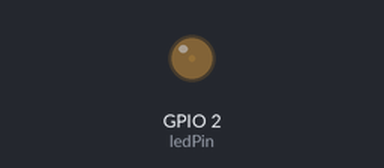
A sketch run on a simulated ESP32. Parts: output pins drawn as LEDs (lit = HIGH). What the sketch prints to the serial monitor is not drawn.

Above: at 0.05 s.
At 1.15 s:
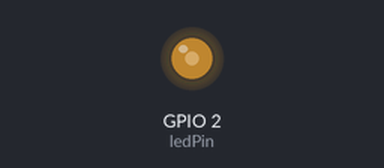
At 2.3 s:
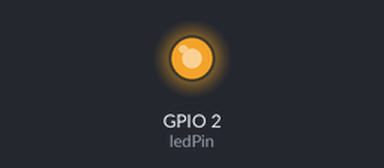
At 4.6 s:
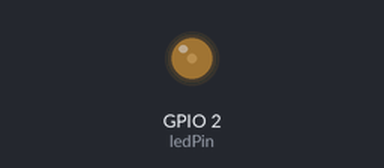
Timing chart, 0 to 6.7 s (numbered marks = the images above):
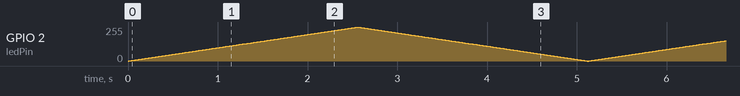

The sketch:

lab03breathing_light.ino
```cpp
// 定义LED引脚
const int ledPin = 2;

// 设置PWM属性
const int freq = 5000;          // 频率 5000Hz
const int resolution = 8;       // 分辨率 8位 (0-255)
const int pwmChannel = 0;       // 选择一个PWM通道（0-15，ESP32共有16个通道）

void setup() {
  Serial.begin(115200);

  // 1.0.6版本用法：
  // 1. 设置通道的PWM参数
  ledcSetup(pwmChannel, freq, resolution);
  // 2. 将LED引脚附加到该通道
  ledcAttachPin(ledPin, pwmChannel);
}

void loop() {
  // 逐渐变亮（占空比从0到255）
  for(int dutyCycle = 0; dutyCycle <= 255; dutyCycle++){
    // 通过通道号写入占空比
    ledcWrite(pwmChannel, dutyCycle);
    delay(10);
  }

  // 逐渐变暗（占空比从255到0）
  for(int dutyCycle = 255; dutyCycle >= 0; dutyCycle--){
    ledcWrite(pwmChannel, dutyCycle);
    delay(10);
  }

  Serial.println("Breathing cycle completed");
}
```
